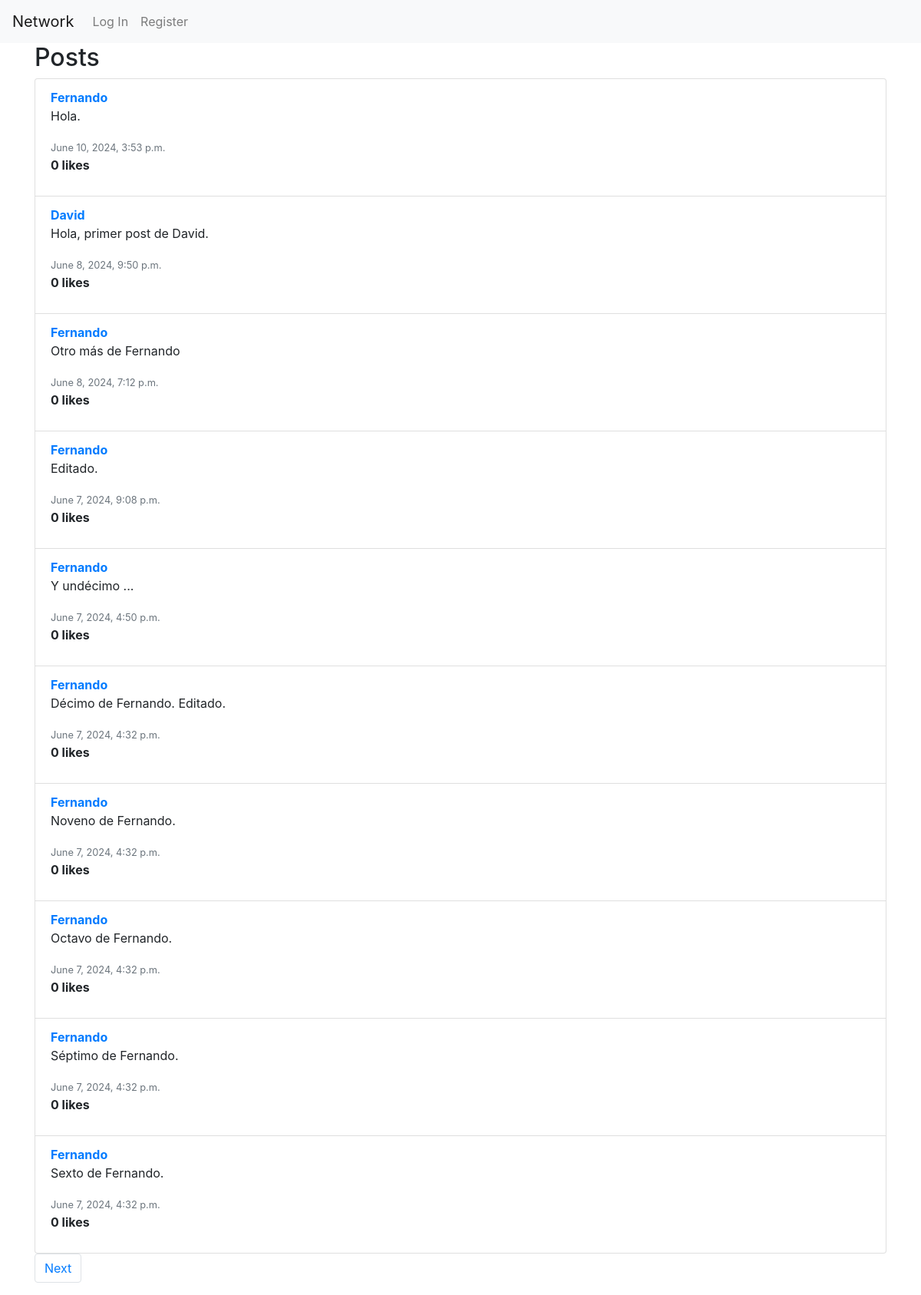
/, run on an earlier commit of the app's database.
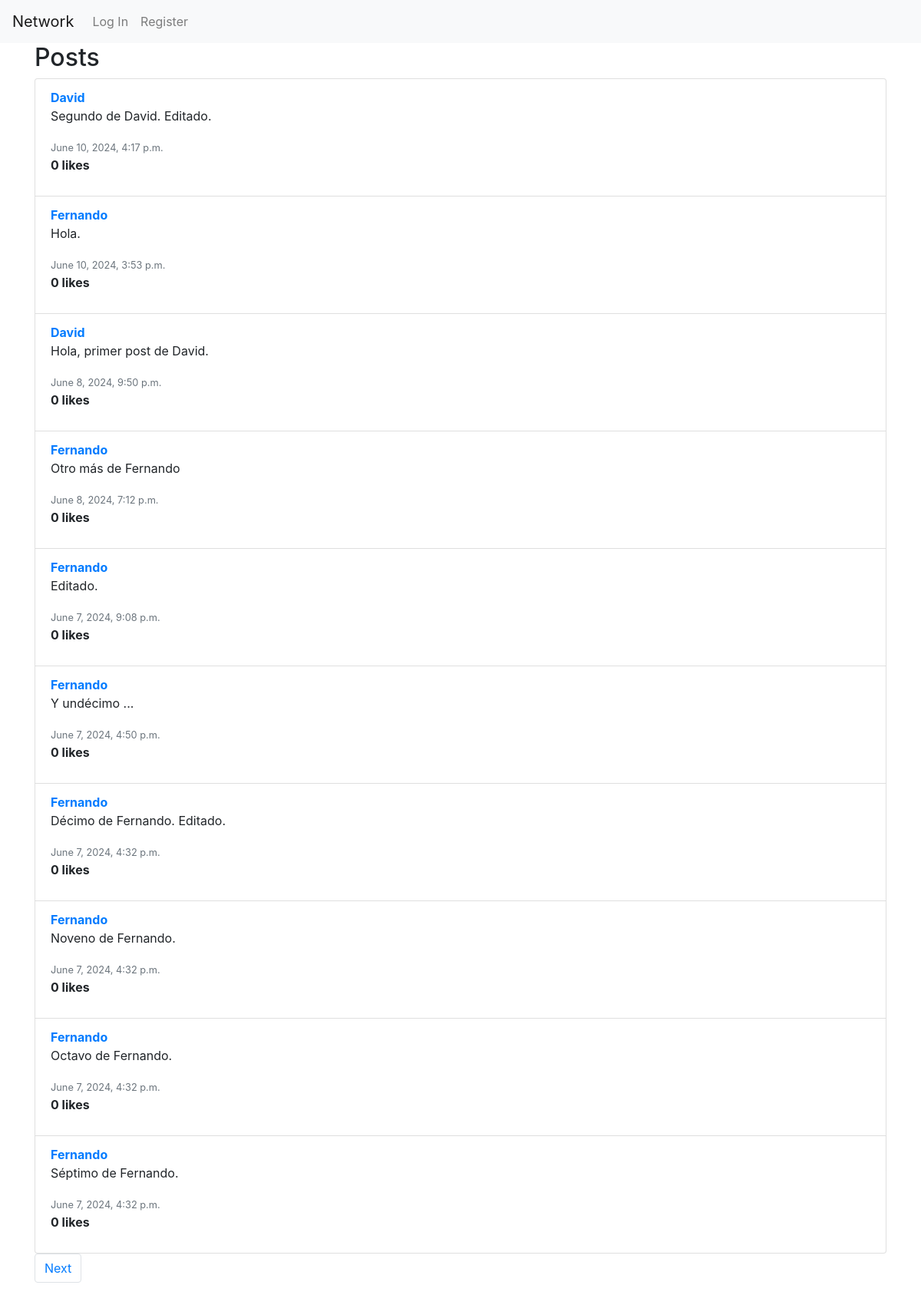
And on a later commit of the database.
### network/models.py (models this page shows, shortened)
class Post(models.Model):
    user = models.ForeignKey(User, on_delete=models.CASCADE, related_name="posts")
    content = models.TextField(blank=True)
    timestamp = models.DateTimeField(auto_now_add=True)

class User(AbstractUser):
    pass

### network/views.py (the view)
# urls.py: path("", views.index, name="index"),
def index(request):
    if request.method == "POST":
        content = request.POST["content"]
        user = request.user
        new_post = Post(user=user, content=content)
        new_post.save()
        return HttpResponseRedirect(reverse("network:index"))
    else:
        user = request.user
        posts_list = Post.objects.all().annotate(likes_count=Count('liked')).order_by('-timestamp')
        paginator = Paginator(posts_list, 10)  # Mostrar 10 posts por página
        page_number = request.GET.get('page')
        posts = paginator.get_page(page_number)  # Obtener los posts para la página requerida
        if user.is_authenticated:
            liked_posts_ids = set(Like.objects.filter(user=user).values_list('post_id', flat=True))
            for post in posts:
                post.user_has_liked = post.id in liked_posts_ids
        else:
            for post in posts:
                post.user_has_liked = False
        return render(request, "network/index.html", {"posts": posts})

### network/templates/network/index.html (shortened to what this page needs)
{% extends "network/layout.html" %}
{% block body %}
<div class="container">
    <h2>Posts</h2>
    <ul class="list-group">
        {% for post in posts %}
        <li class="list-group-item" id="post-{{ post.id }}">
            <a href="{% url 'network:profile' post.user.username %}"><strong>{{ post.user.username }}</strong></a>
            <div id="post-content-{{ post.id }}">
                <p>{{ post.content }}</p>
            </div>
            <div>
                <small class="text-muted">{{ post.timestamp }}</small>
                <p id="like-count-{{ post.id }}"><strong>{{ post.likes_count }} likes</strong></p>
            </div>
        </li>
        {% endfor %}
    </ul>
    <nav aria-label="Page navigation">
        <ul class="pagination">
            {% if posts.has_next %}
                <li class="page-item"><a class="page-link" href="?page={{ posts.next_page_number }}">Next</a></li>
            {% endif %}
        </ul>
    </nav>
</div>
{% endblock %}

What changed in the data, as far as the page shows it:
no longer on this page (row unchanged): Post: user.username "Fernando", content "Sexto de Fernando.", timestamp "June 7, 2024, 4:32 p.m.", likes_count "0"
added Post: user.username "David", content "Segundo de David. Editado.", timestamp "June 10, 2024, 4:17 p.m.", likes_count "0"
